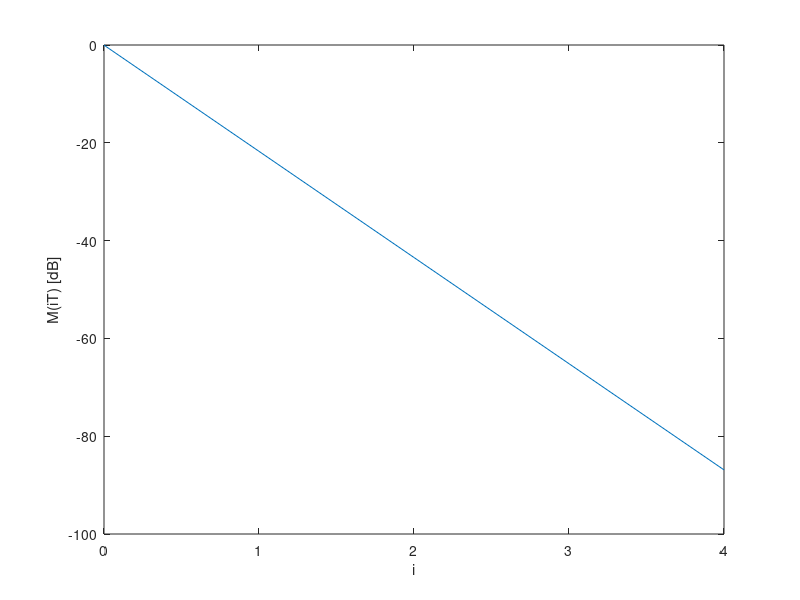
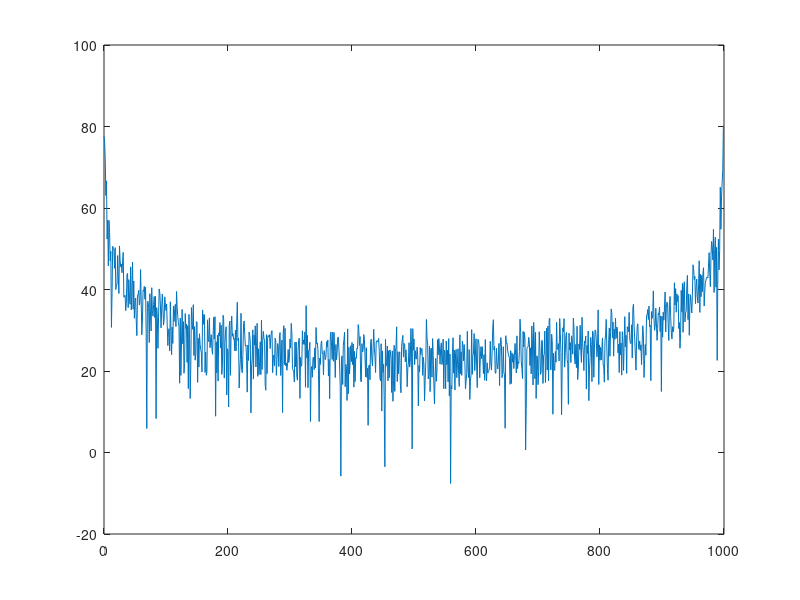

These figures' MATLAB source, in order:
close all; clear all; clc;

T = 1;
tau_rms = 0.2*T;
N_h = 5;
Tc = T/4;

Kpdp = 100;
tau = (0:Kpdp-1) .* T;
pdp = exp(-tau/tau_rms)./tau_rms;
norm_pdp = pdp ./ sum(pdp);

rice_factor = 10^(2 / 10); % 2dB
C = sqrt(rice_factor/(rice_factor+1));

% Plot of the PDP(0..4)
figure;
plot(0:4, 10*log10(norm_pdp(1:5)));
xlabel('i');
ylabel('M(iT) [dB]');

% Table of the PDP(0..4)
fprintf('Normalized PDP values:\n');
for i=0:4
    fprintf('  M(%dT) & \\SI{%.3f}{\\dB} \\\\\n', i, 10*log10(norm_pdp(i+1)));
end

H_dopp_a = [1.0000e+0, -4.4153e+0, 8.6283e+0, -9.4592e+0, 6.1051e+0, -1.3542e+0, -3.3622e+0, 7.2390e+0, -7.9361e+0, 5.1221e+0, -1.8401e+0, 2.8706e-1];

H_dopp_b = [1.3651e-4, 8.1905e-4, 2.0476e-3, 2.7302e-3, 2.0476e-3, 9.0939e-4, 6.7852e-4, 1.3550e-3, 1.8067e-3, 1.3550e-3, 5.3726e-4, 6.1818e-5, -7.1294e-5, -9.5058e-5, -7.1294e-5, -2.5505e-5, 1.3321e-5, 4.5186e-5, 6.0248e-5, 4.5186e-5, 1.8074e-5, 3.0124e-6];

% Generate the doppler spectrum
Kdopp = 1000;
Tp = 1;
w = sqrt(0.5) .* (randn(Kdopp, 1) + 1j*randn(Kdopp, 1));

% figure;
% histogram(real(w));
% figure;
% histogram(imag(w));
% bandpower(w)

h_ds = hann(2*Kdopp);
h_ds = h_ds(Kdopp:2*Kdopp);

out = filter(h_ds, 1, w);

figure;
plot((0:Kdopp-1) * T, 20*log10(abs(fft(out))));
